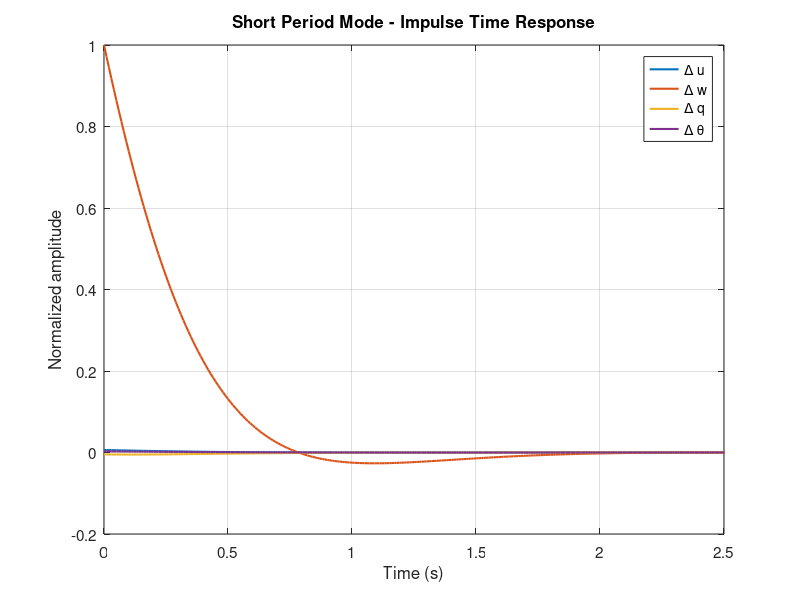
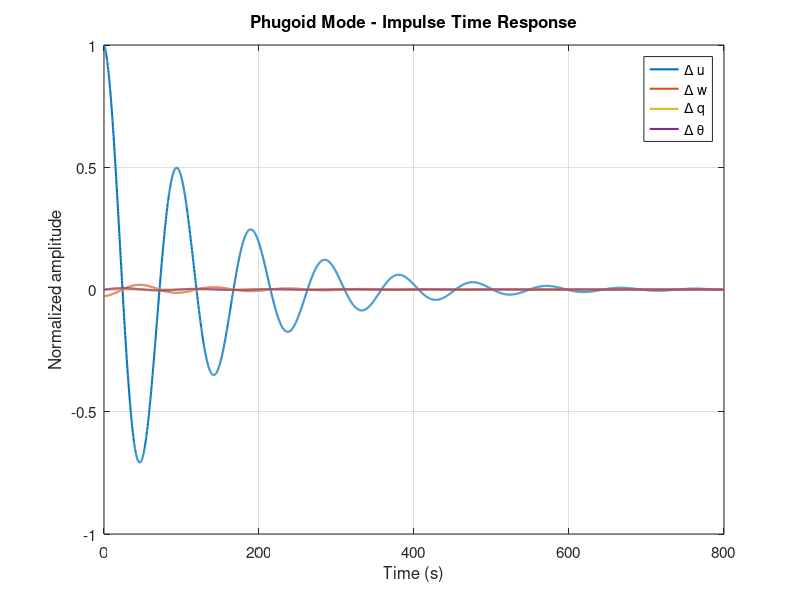
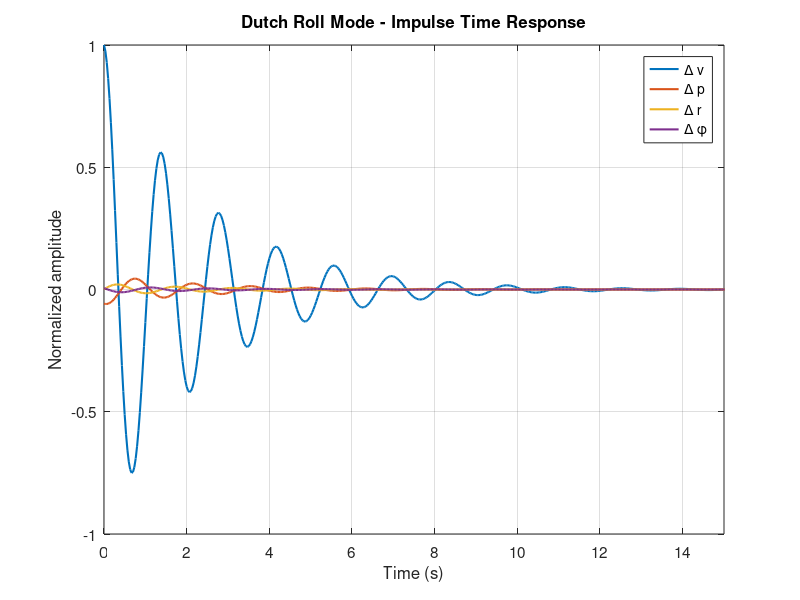
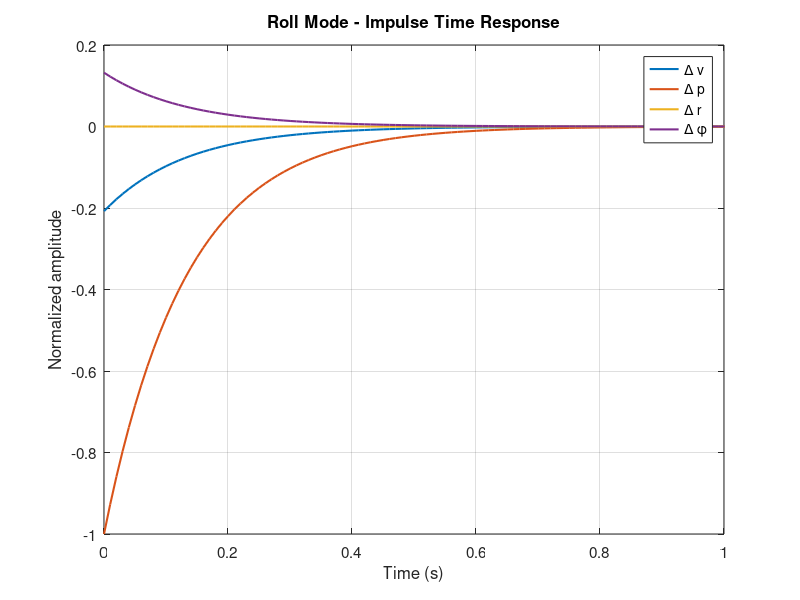

Reproduce these figures in MATLAB, in order. (Note: this script raises an error after producing the figures.)
%% ========================================================================
%  C2 AIRCRAFT - FLYING QUALITIES ANALYSIS
%  Course: Mecanique du vol - Qualites de vol (IPSA Aero4)
%% ========================================================================
clc; clear; close all;

outdir = fullfile(pwd, 'report_figures');
if ~exist(outdir, 'dir'), mkdir(outdir); end

%% ========================================================================
%  1. AIRCRAFT C2 DATA
%% ========================================================================
g = 9.81;

% Geometry
S = 12.63; cbar = 1.65; b = 8.02; AR = 5.09; e = 0.94;

% Flight condition
h = 7620; Mach = 0.6; U0 = 185.9; qbar = 9500; rho = 0.55;
theta0 = 0*pi/180;

% Mass / inertia
m = 1816; Ixx = 1085; Iyy = 6511; Izz = 7053; Ixz = 271;

% Steady-state
CL0 = 0.15; CD0 = 0.022;

% Longitudinal stability derivatives
CDu = 0; CDa = 0.12; CLu = 0.084; CLa = 5.5;
CLadot = 4.2; CLq = 10;
Cmu = 0; Cma = -0.24; Cmadot = -9.6; Cmq = -17.7;

% Lateral stability derivatives
Clb = -0.11; Clp = -0.39; Clr = 0.28;
Cnb = 0.17;  Cnp = 0.09;  Cnr = -0.26;
Cyb = -1;    Cyp = -0.14; Cyr = 0.61;

% Control derivatives
CDde = 0; CLde = 0.038; Cmde = -0.88;
Cyda = 0; Clda = 0.1;   Cnda = -0.003;
Cydr = 0.28; Cldr = 0.05; Cndr = -0.12;

%% ========================================================================
%  2. DIMENSIONAL LONGITUDINAL DERIVATIVES
%% ========================================================================
Xu = -(qbar*S)/(m*U0) * (2*CD0 + CDu);
Zu = -(qbar*S)/(m*U0) * (2*CL0 + CLu);
Mu =  (qbar*S*cbar)/(Iyy*U0) * Cmu;

Xw = (qbar*S)/(m*U0) * CL0 * (1 - (2/(pi*e*AR))*CLa);
Zw = -(qbar*S)/(m*U0) * (CD0 + CLa);
Mw = (qbar*S*cbar)/(Iyy*U0) * Cma;

Zwdot = (qbar*S*cbar)/(2*m*U0^2) * (2*CD0 + CLadot);
Mwdot = (qbar*S*cbar^2)/(2*Iyy*U0^2) * Cmadot;

Zq = (qbar*S*cbar)/(2*m*U0) * CLq;
Mq = (qbar*S*cbar^2)/(2*Iyy*U0) * Cmq;

% Longitudinal control derivatives
Xde = (qbar*S)/(m*U0) * CDde;
Zde = -(qbar*S)/(m*U0) * CLde;   % negative: lift acts opposite to the z axis (down), same convention as Zu, Zw
Mde = (qbar*S*cbar)/(Iyy*U0) * Cmde;
XdT = 0; ZdT = 0; MdT = 0;

%% ========================================================================
%  3. LONGITUDINAL MATRICES
%  States: [du dw dq dtheta]
%% ========================================================================
ALong = [ Xu,  Xw,  0,              -g*cos(theta0);
          Zu,  Zw,  U0,             -g*sin(theta0);
          Mu + Zu*Mwdot,  Mw + Zw*Mwdot,  Mq + U0*Mwdot,  0;
          0,   0,   1,               0 ];

BLong = [ Xde,  XdT;
          Zde,  ZdT;
          Mde + Zde*Mwdot,  MdT + ZdT*Mwdot;
          0,    0 ];

disp(' ')
disp('=================================')
disp('    LONGITUDINAL RESULTS')
disp('=================================')
disp('ALong = '); disp(ALong)
disp('BLong = '); disp(BLong)

%% ========================================================================
%  4. DIMENSIONAL LATERAL DERIVATIVES (convention prof avec matrice In)
%% ========================================================================
Yv = (qbar*S)/(m*U0) * Cyb;
Yp = (qbar*S*b)/(2*m*U0) * Cyp;
Yr = (qbar*S*b)/(2*m*U0) * Cyr;

Lv = (qbar*S*b)/(Ixx*U0) * Clb;
Lp = (qbar*S*b^2)/(2*Ixx*U0) * Clp;
Lr = (qbar*S*b^2)/(2*Ixx*U0) * Clr;

Nv = (qbar*S*b)/(Izz*U0) * Cnb;
Np = (qbar*S*b^2)/(2*Izz*U0) * Cnp;
Nr = (qbar*S*b^2)/(2*Izz*U0) * Cnr;

Yda = (qbar*S)/(m*U0) * Cyda;
Ydr = (qbar*S)/(m*U0) * Cydr;
Lda = (qbar*S*b)/(Ixx*U0) * Clda;
Ldr = (qbar*S*b)/(Ixx*U0) * Cldr;
Nda = (qbar*S*b)/(Izz*U0) * Cnda;
Ndr = (qbar*S*b)/(Izz*U0) * Cndr;

%% ========================================================================
%  5. LATERAL MATRICES (with Ixz coupling via InLat inversion)
%% ========================================================================
AnLat = [ Yv,  Yp,  Yr - U0,  g*cos(theta0);
          Lv,  Lp,  Lr,       0;
          Nv,  Np,  Nr,       0;
          0,   1,   0,        0 ];

BnLat = [ Ydr,  Yda;
          Ldr,  Lda;
          Ndr,  Nda;
          0,    0 ];

InLat = [1, 0,          0,        0;
         0, 1,   -Ixz/Ixx,        0;
         0, -Ixz/Izz,    1,       0;
         0, 0,           0,       1];

ALat = InLat \ AnLat;
BLat = InLat \ BnLat;

disp(' ')
disp('=================================')
disp('      LATERAL RESULTS')
disp('=================================')
disp('ALat = '); disp(ALat)
disp('BLat = '); disp(BLat)

%% ========================================================================
%  6. EIGENVALUE ANALYSIS - LONGITUDINAL
%% ========================================================================
[Vlong, Dlong] = eig(ALong);
lambda_long = diag(Dlong);
char_poly_long = poly(ALong);

disp(' ')
disp('Longitudinal eigenvalues:'); disp(lambda_long)
disp('Longitudinal eigenvectors:'); disp(Vlong)
disp('Longitudinal characteristic polynomial coefficients:'); disp(char_poly_long)

[~, idxL] = sort(abs(imag(lambda_long)), 'descend');
idxSP = idxL(1:2);
idxPH = idxL(3:4);

lambdaSP = lambda_long(idxSP);
lambdaPH = lambda_long(idxPH);

sigma_SP = real(lambdaSP(1));
omega_d_SP = abs(imag(lambdaSP(1)));
omega_n_SP = sqrt(sigma_SP^2 + omega_d_SP^2);
zeta_SP = -sigma_SP / omega_n_SP;

sigma_PH = real(lambdaPH(1));
omega_d_PH = abs(imag(lambdaPH(1)));
omega_n_PH = sqrt(sigma_PH^2 + omega_d_PH^2);
zeta_PH = -sigma_PH / omega_n_PH;

disp(' '); disp('--- SHORT PERIOD ---')
disp(['lambda_SP = ', num2str(lambdaSP(1))])
disp(['omega_n_SP = ', num2str(omega_n_SP), ' rad/s'])
disp(['zeta_SP = ', num2str(zeta_SP)])

disp(' '); disp('--- PHUGOID ---')
disp(['lambda_PH = ', num2str(lambdaPH(1))])
disp(['omega_n_PH = ', num2str(omega_n_PH), ' rad/s'])
disp(['zeta_PH = ', num2str(zeta_PH)])

%% ========================================================================
%  7. EIGENVALUE ANALYSIS - LATERAL
%% ========================================================================
[Vlat, Dlat] = eig(ALat);
lambda_lat = diag(Dlat);
char_poly_lat = poly(ALat);

disp(' ')
disp('Lateral eigenvalues:'); disp(lambda_lat)
disp('Lateral eigenvectors:'); disp(Vlat)
disp('Lateral characteristic polynomial coefficients:'); disp(char_poly_lat)

tolImag = 1e-8;
idxReal = find(abs(imag(lambda_lat)) < tolImag);
idxCplx = find(abs(imag(lambda_lat)) >= tolImag);

lambda_real = real(lambda_lat(idxReal));
[~, iRoll] = min(lambda_real);
[~, iSpir] = min(abs(lambda_real));

idxRoll = idxReal(iRoll);
idxSpir = idxReal(iSpir);

lambda_roll = lambda_lat(idxRoll);
lambda_spiral = lambda_lat(idxSpir);

idxDR = idxCplx(1:2);
lambdaDR_pair = lambda_lat(idxDR);

sigma_DR = real(lambdaDR_pair(1));
omega_d_DR = abs(imag(lambdaDR_pair(1)));
omega_n_DR = sqrt(sigma_DR^2 + omega_d_DR^2);
zeta_DR = -sigma_DR / omega_n_DR;

T_roll = -1/real(lambda_roll);

disp(' '); disp('--- ROLL MODE ---')
disp(['lambda_roll = ', num2str(real(lambda_roll))])
disp(['T_roll = ', num2str(T_roll), ' s'])

disp(' '); disp('--- SPIRAL MODE ---')
disp(['lambda_spiral = ', num2str(real(lambda_spiral))])
if real(lambda_spiral) > 0
    disp(['T2 (double) = ', num2str(log(2)/real(lambda_spiral)), ' s (UNSTABLE)'])
end

disp(' '); disp('--- DUTCH ROLL ---')
disp(['lambda_DR = ', num2str(lambdaDR_pair(1))])
disp(['omega_n_DR = ', num2str(omega_n_DR), ' rad/s'])
disp(['zeta_DR = ', num2str(zeta_DR)])
disp(['zeta*omega_n = ', num2str(zeta_DR*omega_n_DR)])

%% ========================================================================
%  8. LONGITUDINAL MODE SHAPES (NORMALIZED)
%% ========================================================================
VSP = Vlong(:, idxSP);
VPH = Vlong(:, idxPH);

tSP = linspace(0, 20, 2000);
tPH = linspace(0, 800, 4000);

du_SP     = real(VSP(1,1)*exp(lambdaSP(1)*tSP) + VSP(1,2)*exp(lambdaSP(2)*tSP));
dw_SP     = real(VSP(2,1)*exp(lambdaSP(1)*tSP) + VSP(2,2)*exp(lambdaSP(2)*tSP));
dq_SP     = real(VSP(3,1)*exp(lambdaSP(1)*tSP) + VSP(3,2)*exp(lambdaSP(2)*tSP));
dtheta_SP = real(VSP(4,1)*exp(lambdaSP(1)*tSP) + VSP(4,2)*exp(lambdaSP(2)*tSP));

du_PH     = real(VPH(1,1)*exp(lambdaPH(1)*tPH) + VPH(1,2)*exp(lambdaPH(2)*tPH));
dw_PH     = real(VPH(2,1)*exp(lambdaPH(1)*tPH) + VPH(2,2)*exp(lambdaPH(2)*tPH));
dq_PH     = real(VPH(3,1)*exp(lambdaPH(1)*tPH) + VPH(3,2)*exp(lambdaPH(2)*tPH));
dtheta_PH = real(VPH(4,1)*exp(lambdaPH(1)*tPH) + VPH(4,2)*exp(lambdaPH(2)*tPH));

% Normalize
scale_SP = max([max(abs(du_SP)) max(abs(dw_SP)) max(abs(dq_SP)) max(abs(dtheta_SP))]) + eps;
scale_PH = max([max(abs(du_PH)) max(abs(dw_PH)) max(abs(dq_PH)) max(abs(dtheta_PH))]) + eps;

du_SP = du_SP/scale_SP; dw_SP = dw_SP/scale_SP;
dq_SP = dq_SP/scale_SP; dtheta_SP = dtheta_SP/scale_SP;

du_PH = du_PH/scale_PH; dw_PH = dw_PH/scale_PH;
dq_PH = dq_PH/scale_PH; dtheta_PH = dtheta_PH/scale_PH;

fig = figure('Visible','on','Position',[100 100 700 450]);
plot(tSP, du_SP, 'LineWidth', 1.5); hold on;
plot(tSP, dw_SP, 'LineWidth', 1.5);
plot(tSP, dq_SP, 'LineWidth', 1.5);
plot(tSP, dtheta_SP, 'LineWidth', 1.5);
grid on; xlabel('Time (s)'); ylabel('Normalized amplitude');
title('Short Period Mode - Impulse Time Response');
legend('\Delta u', '\Delta w', '\Delta q', '\Delta \theta', 'Location', 'best');
xlim([0 2.5]); set(gca,'FontSize',11);
exportgraphics(fig, fullfile(outdir,'fig_mode_ShortPeriod.png'), 'Resolution', 200);

fig = figure('Visible','on','Position',[100 100 700 450]);
plot(tPH, du_PH, 'LineWidth', 1.5); hold on;
plot(tPH, dw_PH, 'LineWidth', 1.5);
plot(tPH, dq_PH, 'LineWidth', 1.5);
plot(tPH, dtheta_PH, 'LineWidth', 1.5);
grid on; xlabel('Time (s)'); ylabel('Normalized amplitude');
title('Phugoid Mode - Impulse Time Response');
legend('\Delta u', '\Delta w', '\Delta q', '\Delta \theta', 'Location', 'best');
set(gca,'FontSize',11);
exportgraphics(fig, fullfile(outdir,'fig_mode_Phugoid.png'), 'Resolution', 200);

%% ========================================================================
%  9. LATERAL MODE SHAPES (NORMALIZED)
%% ========================================================================
VDR = Vlat(:, idxDR);
VRoll = Vlat(:, idxRoll);
VSpir = Vlat(:, idxSpir);

tDR = linspace(0, 100, 3000);
tRoll = linspace(0, 20, 2000);
tSpir = linspace(0, 300, 3000);

dv_DR = real(VDR(1,1)*exp(lambdaDR_pair(1)*tDR) + VDR(1,2)*exp(lambdaDR_pair(2)*tDR));
dp_DR = real(VDR(2,1)*exp(lambdaDR_pair(1)*tDR) + VDR(2,2)*exp(lambdaDR_pair(2)*tDR));
dr_DR = real(VDR(3,1)*exp(lambdaDR_pair(1)*tDR) + VDR(3,2)*exp(lambdaDR_pair(2)*tDR));
dphi_DR = real(VDR(4,1)*exp(lambdaDR_pair(1)*tDR) + VDR(4,2)*exp(lambdaDR_pair(2)*tDR));

dv_roll = real(VRoll(1)*exp(lambda_roll*tRoll));
dp_roll = real(VRoll(2)*exp(lambda_roll*tRoll));
dr_roll = real(VRoll(3)*exp(lambda_roll*tRoll));
dphi_roll = real(VRoll(4)*exp(lambda_roll*tRoll));

dv_sp = real(VSpir(1)*exp(lambda_spiral*tSpir));
dp_sp = real(VSpir(2)*exp(lambda_spiral*tSpir));
dr_sp = real(VSpir(3)*exp(lambda_spiral*tSpir));
dphi_sp = real(VSpir(4)*exp(lambda_spiral*tSpir));

scale_DR = max([max(abs(dv_DR)) max(abs(dp_DR)) max(abs(dr_DR)) max(abs(dphi_DR))]) + eps;
scale_roll = max([max(abs(dv_roll)) max(abs(dp_roll)) max(abs(dr_roll)) max(abs(dphi_roll))]) + eps;
scale_sp = max([max(abs(dv_sp)) max(abs(dp_sp)) max(abs(dr_sp)) max(abs(dphi_sp))]) + eps;

dv_DR = dv_DR/scale_DR; dp_DR = dp_DR/scale_DR;
dr_DR = dr_DR/scale_DR; dphi_DR = dphi_DR/scale_DR;

dv_roll = dv_roll/scale_roll; dp_roll = dp_roll/scale_roll;
dr_roll = dr_roll/scale_roll; dphi_roll = dphi_roll/scale_roll;

dv_sp = dv_sp/scale_sp; dp_sp = dp_sp/scale_sp;
dr_sp = dr_sp/scale_sp; dphi_sp = dphi_sp/scale_sp;

fig = figure('Visible','on','Position',[100 100 700 450]);
plot(tDR, dv_DR, 'LineWidth', 1.5); hold on;
plot(tDR, dp_DR, 'LineWidth', 1.5);
plot(tDR, dr_DR, 'LineWidth', 1.5);
plot(tDR, dphi_DR, 'LineWidth', 1.5);
grid on; xlabel('Time (s)'); ylabel('Normalized amplitude');
title('Dutch Roll Mode - Impulse Time Response');
legend('\Delta v', '\Delta p', '\Delta r', '\Delta \phi', 'Location', 'best');
xlim([0 15]); set(gca,'FontSize',11);
exportgraphics(fig, fullfile(outdir,'fig_mode_DutchRoll.png'), 'Resolution', 200);

fig = figure('Visible','on','Position',[100 100 700 450]);
plot(tRoll, dv_roll, 'LineWidth', 1.5); hold on;
plot(tRoll, dp_roll, 'LineWidth', 1.5);
plot(tRoll, dr_roll, 'LineWidth', 1.5);
plot(tRoll, dphi_roll, 'LineWidth', 1.5);
grid on; xlabel('Time (s)'); ylabel('Normalized amplitude');
title('Roll Mode - Impulse Time Response');
legend('\Delta v', '\Delta p', '\Delta r', '\Delta \phi', 'Location', 'best');
xlim([0 1]); set(gca,'FontSize',11);
exportgraphics(fig, fullfile(outdir,'fig_mode_Roll.png'), 'Resolution', 200);

fig = figure('Visible','on','Position',[100 100 700 450]);
plot(tSpir, dv_sp, 'LineWidth', 1.5); hold on;
plot(tSpir, dp_sp, 'LineWidth', 1.5);
plot(tSpir, dr_sp, 'LineWidth', 1.5);
plot(tSpir, dphi_sp, 'LineWidth', 1.5);
grid on; xlabel('Time (s)'); ylabel('Normalized amplitude');
title('Spiral Mode - Impulse Time Response');
legend('\Delta v', '\Delta p', '\Delta r', '\Delta \phi', 'Location', 'best');
set(gca,'FontSize',11);
exportgraphics(fig, fullfile(outdir,'fig_mode_Spiral.png'), 'Resolution', 200);

%% ========================================================================
%  10. GLOBAL FREE RESPONSES
%% ========================================================================
x0_long = [1; 0.2; 0.05; 0.02];
[tt_long, x_long] = ode45(@(t,x) ALong*x, linspace(0,800,4000), x0_long);

fig = figure('Visible','on','Position',[100 100 700 450]);
plot(tt_long, x_long(:,1), 'LineWidth', 1.3); hold on;
plot(tt_long, x_long(:,2), 'LineWidth', 1.3);
plot(tt_long, x_long(:,3), 'LineWidth', 1.3);
plot(tt_long, x_long(:,4), 'LineWidth', 1.3);
grid on; xlabel('Time (s)'); ylabel('Amplitude');
title('Longitudinal Free Response - All State Variables');
legend('\Delta u', '\Delta w', '\Delta q', '\Delta \theta', 'Location', 'best');
set(gca,'FontSize',11);
exportgraphics(fig, fullfile(outdir,'fig_free_longitudinal.png'), 'Resolution', 200);

x0_lat = [1; 0.2; 0.1; 0.05];
[tt_lat, x_lat] = ode45(@(t,x) ALat*x, linspace(0,300,4000), x0_lat);

fig = figure('Visible','on','Position',[100 100 700 450]);
plot(tt_lat, x_lat(:,1), 'LineWidth', 1.3); hold on;
plot(tt_lat, x_lat(:,2), 'LineWidth', 1.3);
plot(tt_lat, x_lat(:,3), 'LineWidth', 1.3);
plot(tt_lat, x_lat(:,4), 'LineWidth', 1.3);
grid on; xlabel('Time (s)'); ylabel('Amplitude');
title('Lateral Free Response - All State Variables');
legend('\Delta v', '\Delta p', '\Delta r', '\Delta \phi', 'Location', 'best');
set(gca,'FontSize',11);
exportgraphics(fig, fullfile(outdir,'fig_free_lateral.png'), 'Resolution', 200);

%% ========================================================================
%  11. FLYING QUALITY ASSESSMENT (Class I, Cat B)
%% ========================================================================
disp(' ')
disp('==============================================')
disp('   FLYING QUALITY ASSESSMENT (Class I, Cat B)')
disp('==============================================')

disp(['SP: omega_n=', num2str(omega_n_SP,'%.4f'), ', xi=', num2str(zeta_SP,'%.4f')])
n_alpha = (qbar*S*CLa)/(m*g); CAP = omega_n_SP^2/n_alpha;
disp(['    CAP = ', num2str(CAP,'%.4f'), ' -> Level 1 (0.085-3.6)'])

disp(['Ph: omega_n=', num2str(omega_n_PH,'%.4f'), ', xi=', num2str(zeta_PH,'%.4f'), ' -> Level 1 (xi>=0.04)'])
disp(['Roll: T=', num2str(T_roll,'%.4f'), ' s -> Level 1 (T_R<=1.4s)'])

if real(lambda_spiral) < 0
    disp('Spiral: stable -> Level 1')
else
    T2s = log(2)/real(lambda_spiral);
    disp(['Spiral: T2=', num2str(T2s,'%.2f'), ' s -> Level 1 (T2>=20s)'])
end

disp(['DR: omega_n=', num2str(omega_n_DR,'%.4f'), ', xi=', num2str(zeta_DR,'%.4f'), ', xi*wn=', num2str(zeta_DR*omega_n_DR,'%.4f'), ' -> Level 1'])

%% ========================================================================
%  12. SAS DESIGN - POLE PLACEMENT (A* = A - B*K^T method)
%% ========================================================================
disp(' ')
disp('===============================')
disp('   SAS DESIGN - POLE PLACEMENT')
disp('===============================')

% --- PITCH DAMPER: Short Period xi 0.82 -> 0.95 ---
xi_SP_new = 0.95;
lam_sp_desired = omega_n_SP*(-xi_SP_new + 1j*sqrt(1-xi_SP_new^2));
desired_poles_long = [lam_sp_desired, conj(lam_sp_desired), lambdaPH(1), lambdaPH(2)];

K_long = place(ALong, BLong(:,1), desired_poles_long);
ALong_SAS = ALong - BLong(:,1)*K_long;

disp(' '); disp('--- PITCH DAMPER ---')
disp(['Target: xi_SP = ', num2str(xi_SP_new)])
disp(['K_long = [', num2str(K_long(1),'%.4f'), ', ', num2str(K_long(2),'%.4f'), ...
      ', ', num2str(K_long(3),'%.4f'), ', ', num2str(K_long(4),'%.4f'), ']'])

eig_long_SAS = eig(ALong_SAS);
disp('Eigenvalues with SAS:'); disp(eig_long_SAS)

% --- YAW DAMPER: Dutch Roll xi 0.09 -> 0.20 ---
xi_DR_new = 0.20;
lam_dr_desired = omega_n_DR*(-xi_DR_new + 1j*sqrt(1-xi_DR_new^2));
desired_poles_lat = [lam_dr_desired, conj(lam_dr_desired), lambda_roll, lambda_spiral];

K_lat = place(ALat, BLat(:,1), desired_poles_lat);
ALat_SAS = ALat - BLat(:,1)*K_lat;

disp(' '); disp('--- YAW DAMPER ---')
disp(['Target: xi_DR = ', num2str(xi_DR_new)])
disp(['K_lat = [', num2str(K_lat(1),'%.4f'), ', ', num2str(K_lat(2),'%.4f'), ...
      ', ', num2str(K_lat(3),'%.4f'), ', ', num2str(K_lat(4),'%.4f'), ']'])

eig_lat_SAS = eig(ALat_SAS);
disp('Eigenvalues with SAS:'); disp(eig_lat_SAS)

% --- PITCH DAMPER COMPARISON FIGURE ---
t_comp = linspace(0, 10, 1000);
X0_long = [0; 1; 0; 0];  % initial Δw perturbation
[y_orig_long, ~] = initial(ss(ALong, zeros(4,1), eye(4), zeros(4,1)), X0_long, t_comp);
[y_sas_long, ~] = initial(ss(ALong_SAS, zeros(4,1), eye(4), zeros(4,1)), X0_long, t_comp);

fig = figure('Visible','on','Position',[100 100 1000 750]);
labels_long = {'\Delta u [m/s]','\Delta w [m/s]','\Delta q [rad/s]','\Delta \theta [deg]'};
for k = 1:4
    subplot(2,2,k);
    d_orig = y_orig_long(:,k);
    d_sas = y_sas_long(:,k);
    if k == 4  % theta in degrees
        d_orig = rad2deg(d_orig);
        d_sas = rad2deg(d_sas);
    end
    plot(t_comp, d_orig, 'b--', 'LineWidth', 1.8); hold on;
    plot(t_comp, d_sas, 'r-', 'LineWidth', 1.8);
    xlabel('Time [s]'); ylabel(labels_long{k}); grid on;
    legend('Original', 'With SAS', 'Location', 'best');
    set(gca,'FontSize',11);
end
sgtitle('SAS Comparison - Pitch Damper', 'FontSize', 14);
exportgraphics(fig, fullfile(outdir,'fig_SAS_PitchDamper.png'), 'Resolution', 200);

% --- YAW DAMPER COMPARISON FIGURE ---
t_comp_lat = linspace(0, 30, 2000);
X0_lat = [1; 0; 0; 0];  % initial Δv perturbation (sideslip)
[y_orig_lat, ~] = initial(ss(ALat, zeros(4,1), eye(4), zeros(4,1)), X0_lat, t_comp_lat);
[y_sas_lat, ~] = initial(ss(ALat_SAS, zeros(4,1), eye(4), zeros(4,1)), X0_lat, t_comp_lat);

fig = figure('Visible','on','Position',[100 100 1000 750]);
labels_lat = {'\Delta v [m/s]','\Delta p [deg/s]','\Delta r [deg/s]','\Delta \phi [deg]'};
for k = 1:4
    subplot(2,2,k);
    d_orig = y_orig_lat(:,k);
    d_sas = y_sas_lat(:,k);
    if k >= 2  % p, r, phi in degrees
        d_orig = rad2deg(d_orig);
        d_sas = rad2deg(d_sas);
    end
    plot(t_comp_lat, d_orig, 'b--', 'LineWidth', 1.8); hold on;
    plot(t_comp_lat, d_sas, 'r-', 'LineWidth', 1.8);
    xlabel('Time [s]'); ylabel(labels_lat{k}); grid on;
    legend('Original', 'With SAS', 'Location', 'best');
    set(gca,'FontSize',11);
end
sgtitle('SAS Comparison - Yaw Damper', 'FontSize', 14);
exportgraphics(fig, fullfile(outdir,'fig_SAS_YawDamper.png'), 'Resolution', 200);

%% ========================================================================
%  13. BODE DIAGRAMS (numerical frequency response)
%% ========================================================================
I4 = eye(4);
w = logspace(-2, 2, 1200);

G_q_de = zeros(size(w));
G_theta_de = zeros(size(w));
G_p_da = zeros(size(w));
G_r_dr = zeros(size(w));

for k = 1:length(w)
    s = 1i*w(k);
    GL = (s*I4 - ALong)\BLong;
    GT = (s*I4 - ALat)\BLat;
    G_q_de(k) = GL(3,1);
    G_theta_de(k) = GL(4,1);
    G_p_da(k) = GT(2,2);
    G_r_dr(k) = GT(3,1);
end

fig = figure('Visible','on','Position',[100 100 700 500]);
subplot(2,1,1)
semilogx(w, 20*log10(abs(G_q_de)), 'LineWidth', 1.3); grid on;
ylabel('Magnitude (dB)'); title('Bode Diagram - q / \delta_e');
subplot(2,1,2)
semilogx(w, angle(G_q_de)*180/pi, 'LineWidth', 1.3); grid on;
xlabel('Frequency (rad/s)'); ylabel('Phase (deg)');
exportgraphics(fig, fullfile(outdir,'fig_Bode_q_de.png'), 'Resolution', 200);

fig = figure('Visible','on','Position',[100 100 700 500]);
subplot(2,1,1)
semilogx(w, 20*log10(abs(G_theta_de)), 'LineWidth', 1.3); grid on;
ylabel('Magnitude (dB)'); title('Bode Diagram - \theta / \delta_e');
subplot(2,1,2)
semilogx(w, angle(G_theta_de)*180/pi, 'LineWidth', 1.3); grid on;
xlabel('Frequency (rad/s)'); ylabel('Phase (deg)');
exportgraphics(fig, fullfile(outdir,'fig_Bode_theta_de.png'), 'Resolution', 200);

fig = figure('Visible','on','Position',[100 100 700 500]);
subplot(2,1,1)
semilogx(w, 20*log10(abs(G_p_da)), 'LineWidth', 1.3); grid on;
ylabel('Magnitude (dB)'); title('Bode Diagram - p / \delta_a');
subplot(2,1,2)
semilogx(w, angle(G_p_da)*180/pi, 'LineWidth', 1.3); grid on;
xlabel('Frequency (rad/s)'); ylabel('Phase (deg)');
exportgraphics(fig, fullfile(outdir,'fig_Bode_p_da.png'), 'Resolution', 200);

fig = figure('Visible','on','Position',[100 100 700 500]);
subplot(2,1,1)
semilogx(w, 20*log10(abs(G_r_dr)), 'LineWidth', 1.3); grid on;
ylabel('Magnitude (dB)'); title('Bode Diagram - r / \delta_r');
subplot(2,1,2)
semilogx(w, angle(G_r_dr)*180/pi, 'LineWidth', 1.3); grid on;
xlabel('Frequency (rad/s)'); ylabel('Phase (deg)');
exportgraphics(fig, fullfile(outdir,'fig_Bode_r_dr.png'), 'Resolution', 200);

%% ========================================================================
%  14. ROOT LOCUS with S-PLANE GRID (custom)
%% ========================================================================
Kvec = linspace(0, 500, 700);

root_channels = {
    ALong, BLong(:,1), [0 0 1 0], 'q/\delta_e',         [0 0.4470 0.7410];
    ALong, BLong(:,1), [0 0 0 1], '\theta/\delta_e',    [0.8500 0.3250 0.0980];
    ALat,  BLat(:,2),  [0 1 0 0], 'p/\delta_a',         [0.9290 0.6940 0.1250];
    ALat,  BLat(:,1),  [0 0 1 0], 'r/\delta_r',         [0.4940 0.1840 0.5560]
};

fig = figure('Visible','on','Position',[100 100 800 600], 'Color', 'w');
hold on; grid on; box on;

xlim_vals = [-15 2];
ylim_vals = [-10 10];

draw_sgrid_custom(xlim_vals, ylim_vals);

legend_entries = {'grid', '', '', ''};

for k = 1:size(root_channels, 1)
    A0 = root_channels{k,1};
    B0 = root_channels{k,2};
    Cfb = root_channels{k,3};
    name = root_channels{k,4};
    col = root_channels{k,5};

    pts_all = [];
    for j = 1:length(Kvec)
        K = Kvec(j);
        Acl = A0 - B0*(K*Cfb);
        rts = eig(Acl);
        pts_all = [pts_all; rts(:).'];
    end

    for cidx = 1:size(pts_all, 2)
        plot(real(pts_all(:,cidx)), imag(pts_all(:,cidx)), '.', 'Color', col, 'MarkerSize', 6);
    end

    open_poles = eig(A0);
    plot(real(open_poles), imag(open_poles), 'x', 'Color', col, 'MarkerSize', 10, 'LineWidth', 2);

    legend_entries{end+1} = name;
    legend_entries{end+1} = ['open-loop poles ', name];
end

xlabel('Real axis'); ylabel('Imaginary axis');
title('Root Locus - Main Aircraft Channels');
xlim(xlim_vals); ylim(ylim_vals);
legend(legend_entries, 'Location', 'bestoutside');

text(real(lambda_roll), 0.5, 'Roll mode', 'FontSize', 10);
text(real(lambda_spiral)-0.8, 0.8, 'Spiral mode', 'FontSize', 10);
text(real(lambdaDR_pair(1))+0.3, imag(lambdaDR_pair(1))+0.5, 'Dutch roll', 'FontSize', 10);

exportgraphics(fig, fullfile(outdir,'fig_RootLocus.png'), 'Resolution', 200);

disp(' ')
disp('=== DONE ===')
disp(['Figures exported to: ', outdir])

%% ========================================================================
%  LOCAL FUNCTION: S-PLANE GRID
%% ========================================================================
function draw_sgrid_custom(xlim_vals, ylim_vals)
    hold on;
    plot([xlim_vals(1) xlim_vals(2)], [0 0], 'k-', 'LineWidth', 0.8);
    plot([0 0], [ylim_vals(1) ylim_vals(2)], 'k-', 'LineWidth', 0.8);

    zetas = [0.04 0.1 0.2 0.3 0.4 0.5 0.6 0.7 0.8 0.9 0.95 0.98];
    rmax = max(abs([xlim_vals ylim_vals]))*1.2;

    for z = zetas
        phi = acos(z);
        x = linspace(0, rmax*cos(phi), 400);
        y = tan(phi) * x;
        plot(-x, y, ':', 'Color', [0.6 0.6 0.6], 'LineWidth', 0.8);
        plot(-x, -y, ':', 'Color', [0.6 0.6 0.6], 'LineWidth', 0.8);

        xt = -0.92*rmax*cos(phi);
        yt = 0.92*rmax*sin(phi);
        if xt >= xlim_vals(1) && xt <= xlim_vals(2) && yt >= ylim_vals(1) && yt <= ylim_vals(2)
            text(xt, yt, num2str(z), 'FontSize', 8, 'Color', [0.4 0.4 0.4]);
            text(xt, -yt, num2str(z), 'FontSize', 8, 'Color', [0.4 0.4 0.4]);
        end
    end

    wn_vals = [1 2 4 6 8 10 12 15];
    th = linspace(pi/2, 3*pi/2, 500);
    for wn = wn_vals
        xc = wn*cos(th); yc = wn*sin(th);
        plot(xc, yc, ':', 'Color', [0.75 0.75 0.75], 'LineWidth', 0.8);
        if (-wn >= xlim_vals(1) && -wn <= xlim_vals(2))
            text(-wn, 0.35, num2str(wn), 'FontSize', 8, 'Color', [0.5 0.5 0.5], 'HorizontalAlignment', 'center');
        end
    end
end
